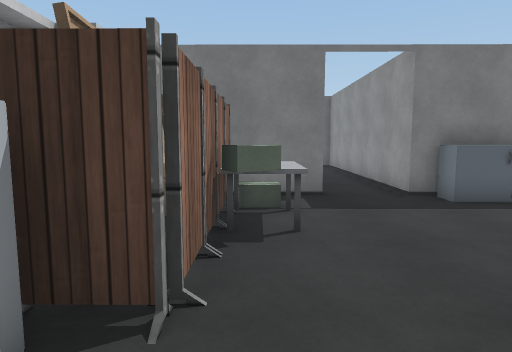
[1] (above)

15 first-person views from a walk through a scene from a Unity 3-D project. The camera is 1.4 m above the floor, tilts 6° down and sees 75° across. Doors are open. The floor is counted in squares, 1 m on a side. Each view is taken from the middle of a square. On the plan, view 1 faces up. The plan holds only what a view shows up to about 15 squares ahead; the rest is blank. The place goes on beyond the plan. Some surface patterns are stand-ins.

[2]
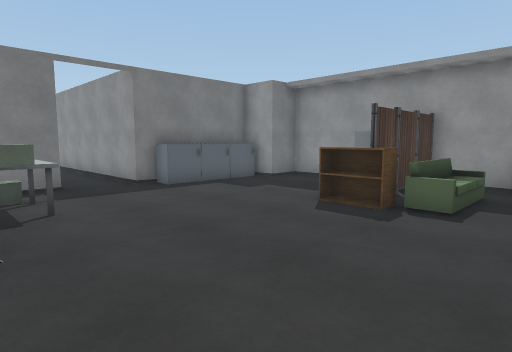

[3]
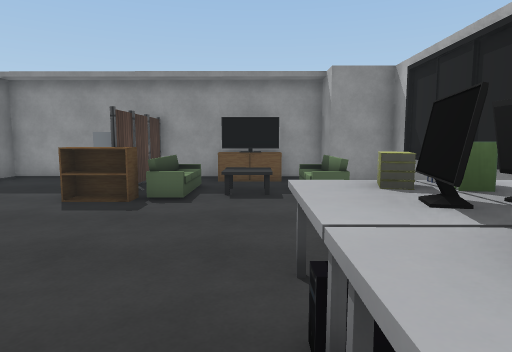

[4]
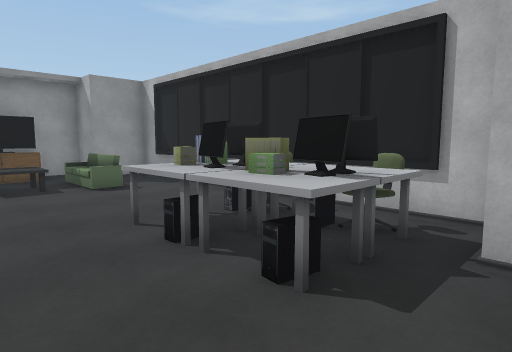

[5]
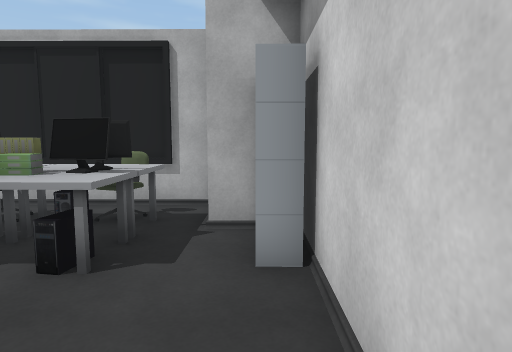

[6]
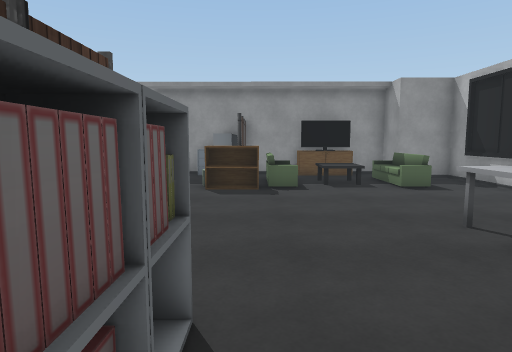

[7]
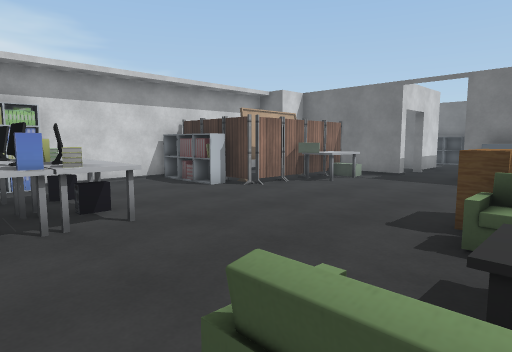

[8]
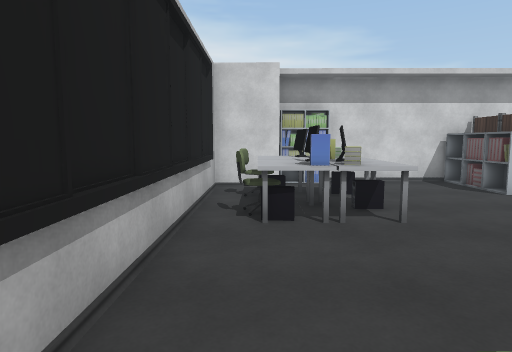

[9]
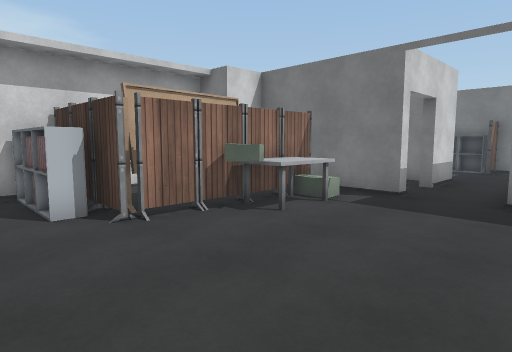

[10]
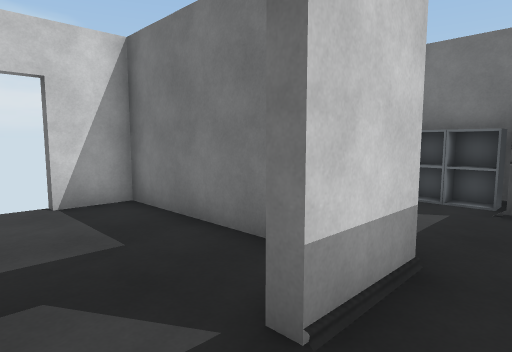

[11]
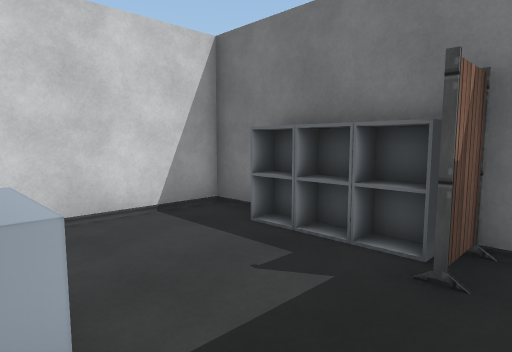

[12]
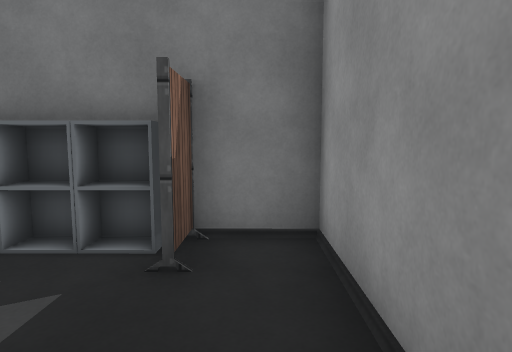

[13]
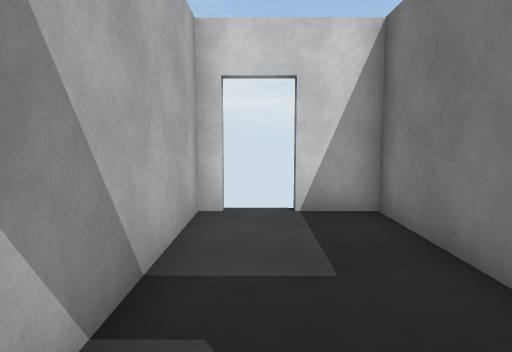

[14]
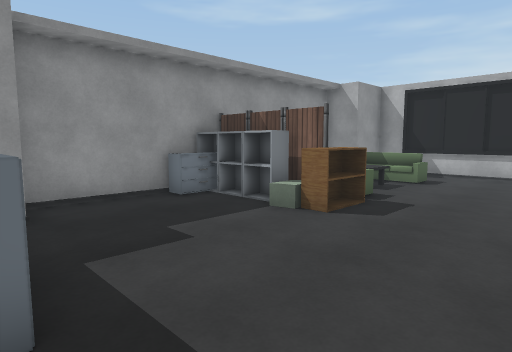

[15]
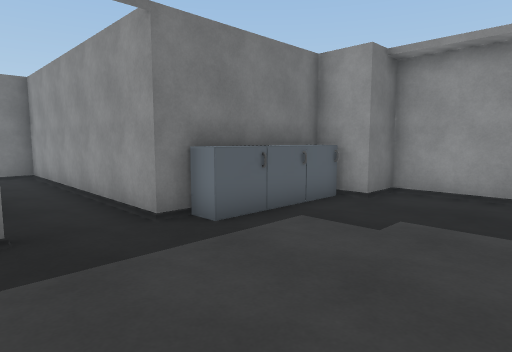

### Floor plan
Key: @ floor where view 1 was taken; # wall or solid block; . floor; / step, stairs or slope; = window, fence, low wall or low ledge; ^ raised ledge; O other object.
Columns run from 5 left of view 1 to 10 right of it. Each row starts with its distance up from view 1.
 18   ########
 17   #.####.#
 16   #......#
 15   #......#
 14   #......#
 13 ######^..#
 12 #.....#..#
 11  .....#..#
 10  ........#
  9 #######..#
  8     #.....^^^^#
  7    ##/........##
  6    #=/=........#
  5    ##/=........#
  4    ##..........#
  3    ##..........#
  2 ####.......^####
  1 #..........^...#
  0 #....@.....=O=.#
 -1 #...........^..#
 -2 #...........^^.#
 -3 ##.^^^^........#
 -4 ##.^^^^....===.#
 -5  ##^^^^.......#
 -6   ###########.#
 -7             ###

Where each view was taken, in squares from view 1:
view 1: 0 up, 0 right, facing up
view 2: 2 down, 1 left, facing up-right
view 3: 2 down, 2 left, facing right
view 4: 0 up, 4 left, facing down-right
view 5: 1 up, 4 left, facing down
view 6: 1 up, 4 left, facing right
view 7: 5 down, 7 right, facing up-left
view 8: 5 down, 7 right, facing left
view 9: 0 up, 5 right, facing up-left
view 10: 9 up, 3 right, facing up-left
view 11: 13 up, 3 right, facing up-left
view 12: 13 up, 3 right, facing up
view 13: 10 up, 2 right, facing left
view 14: 8 up, 2 right, facing down-right
view 15: 3 up, 1 right, facing up-right
